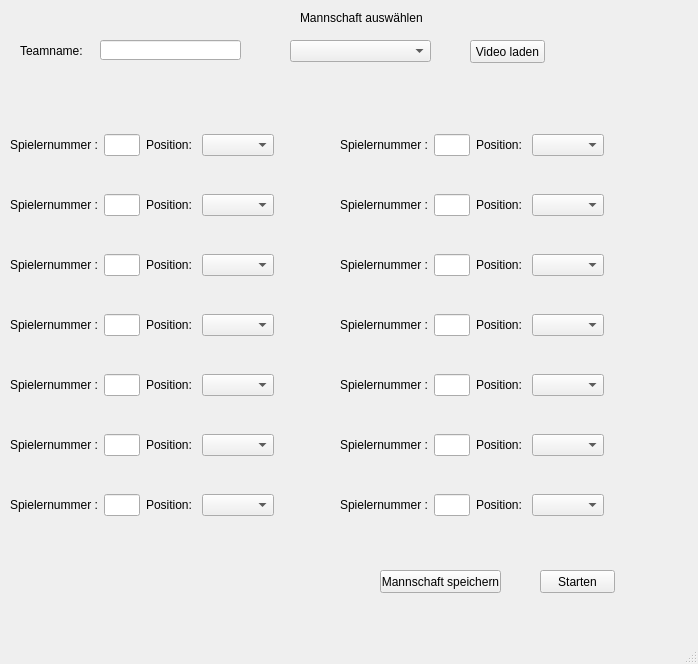
<?xml version="1.0" encoding="UTF-8"?>
<ui version="4.0">
 <class>MainWindow</class>
 <widget class="QMainWindow" name="MainWindow">
  <property name="geometry">
   <rect>
    <x>0</x>
    <y>0</y>
    <width>698</width>
    <height>664</height>
   </rect>
  </property>
  <property name="sizeIncrement">
   <size>
    <width>30</width>
    <height>0</height>
   </size>
  </property>
  <property name="windowTitle">
   <string>MainWindow</string>
  </property>
  <widget class="QWidget" name="centralwidget">
   <widget class="QLabel" name="label">
    <property name="geometry">
     <rect>
      <x>20</x>
      <y>40</y>
      <width>71</width>
      <height>21</height>
     </rect>
    </property>
    <property name="text">
     <string>Teamname:</string>
    </property>
   </widget>
   <widget class="QWidget" name="gridLayoutWidget_2">
    <property name="geometry">
     <rect>
      <x>10</x>
      <y>120</y>
      <width>264</width>
      <height>51</height>
     </rect>
    </property>
    <layout class="QGridLayout" name="gridLayout_2">
     <item row="1" column="1">
      <widget class="QLineEdit" name="lineEdit_2">
       <property name="maximumSize">
        <size>
         <width>167772</width>
         <height>16777215</height>
        </size>
       </property>
       <property name="maxLength">
        <number>3276</number>
       </property>
      </widget>
     </item>
     <item row="1" column="3">
      <widget class="QComboBox" name="comboBox_2">
       <property name="sizeIncrement">
        <size>
         <width>1000</width>
         <height>0</height>
        </size>
       </property>
      </widget>
     </item>
     <item row="1" column="0">
      <widget class="QLabel" name="label_3">
       <property name="text">
        <string>Spielernummer :</string>
       </property>
      </widget>
     </item>
     <item row="1" column="2">
      <widget class="QLabel" name="label_2">
       <property name="text">
        <string>Position: </string>
       </property>
      </widget>
     </item>
    </layout>
   </widget>
   <widget class="QWidget" name="gridLayoutWidget_3">
    <property name="geometry">
     <rect>
      <x>10</x>
      <y>180</y>
      <width>264</width>
      <height>51</height>
     </rect>
    </property>
    <layout class="QGridLayout" name="gridLayout_3">
     <item row="1" column="1">
      <widget class="QLineEdit" name="lineEdit_3">
       <property name="maximumSize">
        <size>
         <width>167772</width>
         <height>16777215</height>
        </size>
       </property>
       <property name="maxLength">
        <number>3276</number>
       </property>
      </widget>
     </item>
     <item row="1" column="3">
      <widget class="QComboBox" name="comboBox_3">
       <property name="sizeIncrement">
        <size>
         <width>1000</width>
         <height>0</height>
        </size>
       </property>
      </widget>
     </item>
     <item row="1" column="0">
      <widget class="QLabel" name="label_4">
       <property name="text">
        <string>Spielernummer :</string>
       </property>
      </widget>
     </item>
     <item row="1" column="2">
      <widget class="QLabel" name="label_5">
       <property name="text">
        <string>Position: </string>
       </property>
      </widget>
     </item>
    </layout>
   </widget>
   <widget class="QWidget" name="gridLayoutWidget_4">
    <property name="geometry">
     <rect>
      <x>10</x>
      <y>240</y>
      <width>264</width>
      <height>51</height>
     </rect>
    </property>
    <layout class="QGridLayout" name="gridLayout_4">
     <item row="1" column="1">
      <widget class="QLineEdit" name="lineEdit_4">
       <property name="maximumSize">
        <size>
         <width>167772</width>
         <height>16777215</height>
        </size>
       </property>
       <property name="maxLength">
        <number>3276</number>
       </property>
      </widget>
     </item>
     <item row="1" column="3">
      <widget class="QComboBox" name="comboBox_4">
       <property name="sizeIncrement">
        <size>
         <width>1000</width>
         <height>0</height>
        </size>
       </property>
      </widget>
     </item>
     <item row="1" column="0">
      <widget class="QLabel" name="label_6">
       <property name="text">
        <string>Spielernummer :</string>
       </property>
      </widget>
     </item>
     <item row="1" column="2">
      <widget class="QLabel" name="label_7">
       <property name="text">
        <string>Position: </string>
       </property>
      </widget>
     </item>
    </layout>
   </widget>
   <widget class="QWidget" name="gridLayoutWidget_5">
    <property name="geometry">
     <rect>
      <x>10</x>
      <y>300</y>
      <width>264</width>
      <height>51</height>
     </rect>
    </property>
    <layout class="QGridLayout" name="gridLayout_5">
     <item row="1" column="1">
      <widget class="QLineEdit" name="lineEdit_5">
       <property name="maximumSize">
        <size>
         <width>167772</width>
         <height>16777215</height>
        </size>
       </property>
       <property name="maxLength">
        <number>3276</number>
       </property>
      </widget>
     </item>
     <item row="1" column="3">
      <widget class="QComboBox" name="comboBox_5">
       <property name="sizeIncrement">
        <size>
         <width>1000</width>
         <height>0</height>
        </size>
       </property>
      </widget>
     </item>
     <item row="1" column="0">
      <widget class="QLabel" name="label_8">
       <property name="text">
        <string>Spielernummer :</string>
       </property>
      </widget>
     </item>
     <item row="1" column="2">
      <widget class="QLabel" name="label_9">
       <property name="text">
        <string>Position: </string>
       </property>
      </widget>
     </item>
    </layout>
   </widget>
   <widget class="QWidget" name="gridLayoutWidget_6">
    <property name="geometry">
     <rect>
      <x>10</x>
      <y>360</y>
      <width>264</width>
      <height>51</height>
     </rect>
    </property>
    <layout class="QGridLayout" name="gridLayout_6">
     <item row="1" column="1">
      <widget class="QLineEdit" name="lineEdit_6">
       <property name="maximumSize">
        <size>
         <width>167772</width>
         <height>16777215</height>
        </size>
       </property>
       <property name="maxLength">
        <number>3276</number>
       </property>
      </widget>
     </item>
     <item row="1" column="3">
      <widget class="QComboBox" name="comboBox_6">
       <property name="sizeIncrement">
        <size>
         <width>1000</width>
         <height>0</height>
        </size>
       </property>
      </widget>
     </item>
     <item row="1" column="0">
      <widget class="QLabel" name="label_10">
       <property name="text">
        <string>Spielernummer :</string>
       </property>
      </widget>
     </item>
     <item row="1" column="2">
      <widget class="QLabel" name="label_11">
       <property name="text">
        <string>Position: </string>
       </property>
      </widget>
     </item>
    </layout>
   </widget>
   <widget class="QWidget" name="gridLayoutWidget_7">
    <property name="geometry">
     <rect>
      <x>10</x>
      <y>420</y>
      <width>264</width>
      <height>51</height>
     </rect>
    </property>
    <layout class="QGridLayout" name="gridLayout_7">
     <item row="1" column="1">
      <widget class="QLineEdit" name="lineEdit_7">
       <property name="maximumSize">
        <size>
         <width>167772</width>
         <height>16777215</height>
        </size>
       </property>
       <property name="maxLength">
        <number>3276</number>
       </property>
      </widget>
     </item>
     <item row="1" column="3">
      <widget class="QComboBox" name="comboBox_7">
       <property name="sizeIncrement">
        <size>
         <width>1000</width>
         <height>0</height>
        </size>
       </property>
      </widget>
     </item>
     <item row="1" column="0">
      <widget class="QLabel" name="label_12">
       <property name="text">
        <string>Spielernummer :</string>
       </property>
      </widget>
     </item>
     <item row="1" column="2">
      <widget class="QLabel" name="label_13">
       <property name="text">
        <string>Position: </string>
       </property>
      </widget>
     </item>
    </layout>
   </widget>
   <widget class="QWidget" name="gridLayoutWidget_8">
    <property name="geometry">
     <rect>
      <x>10</x>
      <y>480</y>
      <width>264</width>
      <height>51</height>
     </rect>
    </property>
    <layout class="QGridLayout" name="gridLayout_8">
     <item row="1" column="1">
      <widget class="QLineEdit" name="lineEdit_8">
       <property name="maximumSize">
        <size>
         <width>167772</width>
         <height>16777215</height>
        </size>
       </property>
       <property name="maxLength">
        <number>3276</number>
       </property>
      </widget>
     </item>
     <item row="1" column="3">
      <widget class="QComboBox" name="comboBox_8">
       <property name="sizeIncrement">
        <size>
         <width>1000</width>
         <height>0</height>
        </size>
       </property>
      </widget>
     </item>
     <item row="1" column="0">
      <widget class="QLabel" name="label_14">
       <property name="text">
        <string>Spielernummer :</string>
       </property>
      </widget>
     </item>
     <item row="1" column="2">
      <widget class="QLabel" name="label_15">
       <property name="text">
        <string>Position: </string>
       </property>
      </widget>
     </item>
    </layout>
   </widget>
   <widget class="QWidget" name="gridLayoutWidget_9">
    <property name="geometry">
     <rect>
      <x>340</x>
      <y>120</y>
      <width>264</width>
      <height>51</height>
     </rect>
    </property>
    <layout class="QGridLayout" name="gridLayout_9">
     <item row="1" column="1">
      <widget class="QLineEdit" name="lineEdit_9">
       <property name="maximumSize">
        <size>
         <width>167772</width>
         <height>16777215</height>
        </size>
       </property>
       <property name="maxLength">
        <number>3276</number>
       </property>
      </widget>
     </item>
     <item row="1" column="3">
      <widget class="QComboBox" name="comboBox_9">
       <property name="sizeIncrement">
        <size>
         <width>1000</width>
         <height>0</height>
        </size>
       </property>
      </widget>
     </item>
     <item row="1" column="0">
      <widget class="QLabel" name="label_16">
       <property name="text">
        <string>Spielernummer :</string>
       </property>
      </widget>
     </item>
     <item row="1" column="2">
      <widget class="QLabel" name="label_17">
       <property name="text">
        <string>Position: </string>
       </property>
      </widget>
     </item>
    </layout>
   </widget>
   <widget class="QWidget" name="gridLayoutWidget_10">
    <property name="geometry">
     <rect>
      <x>340</x>
      <y>180</y>
      <width>264</width>
      <height>51</height>
     </rect>
    </property>
    <layout class="QGridLayout" name="gridLayout_10">
     <item row="1" column="1">
      <widget class="QLineEdit" name="lineEdit_10">
       <property name="maximumSize">
        <size>
         <width>167772</width>
         <height>16777215</height>
        </size>
       </property>
       <property name="maxLength">
        <number>3276</number>
       </property>
      </widget>
     </item>
     <item row="1" column="3">
      <widget class="QComboBox" name="comboBox_10">
       <property name="sizeIncrement">
        <size>
         <width>1000</width>
         <height>0</height>
        </size>
       </property>
      </widget>
     </item>
     <item row="1" column="0">
      <widget class="QLabel" name="label_18">
       <property name="text">
        <string>Spielernummer :</string>
       </property>
      </widget>
     </item>
     <item row="1" column="2">
      <widget class="QLabel" name="label_19">
       <property name="text">
        <string>Position: </string>
       </property>
      </widget>
     </item>
    </layout>
   </widget>
   <widget class="QWidget" name="gridLayoutWidget_11">
    <property name="geometry">
     <rect>
      <x>340</x>
      <y>240</y>
      <width>264</width>
      <height>51</height>
     </rect>
    </property>
    <layout class="QGridLayout" name="gridLayout_11">
     <item row="1" column="1">
      <widget class="QLineEdit" name="lineEdit_11">
       <property name="maximumSize">
        <size>
         <width>167772</width>
         <height>16777215</height>
        </size>
       </property>
       <property name="maxLength">
        <number>3276</number>
       </property>
      </widget>
     </item>
     <item row="1" column="3">
      <widget class="QComboBox" name="comboBox_11">
       <property name="sizeIncrement">
        <size>
         <width>1000</width>
         <height>0</height>
        </size>
       </property>
      </widget>
     </item>
     <item row="1" column="0">
      <widget class="QLabel" name="label_20">
       <property name="text">
        <string>Spielernummer :</string>
       </property>
      </widget>
     </item>
     <item row="1" column="2">
      <widget class="QLabel" name="label_21">
       <property name="text">
        <string>Position: </string>
       </property>
      </widget>
     </item>
    </layout>
   </widget>
   <widget class="QWidget" name="gridLayoutWidget_12">
    <property name="geometry">
     <rect>
      <x>340</x>
      <y>300</y>
      <width>264</width>
      <height>51</height>
     </rect>
    </property>
    <layout class="QGridLayout" name="gridLayout_12">
     <item row="1" column="1">
      <widget class="QLineEdit" name="lineEdit_12">
       <property name="maximumSize">
        <size>
         <width>167772</width>
         <height>16777215</height>
        </size>
       </property>
       <property name="maxLength">
        <number>3276</number>
       </property>
      </widget>
     </item>
     <item row="1" column="3">
      <widget class="QComboBox" name="comboBox_12">
       <property name="sizeIncrement">
        <size>
         <width>1000</width>
         <height>0</height>
        </size>
       </property>
      </widget>
     </item>
     <item row="1" column="0">
      <widget class="QLabel" name="label_22">
       <property name="text">
        <string>Spielernummer :</string>
       </property>
      </widget>
     </item>
     <item row="1" column="2">
      <widget class="QLabel" name="label_23">
       <property name="text">
        <string>Position: </string>
       </property>
      </widget>
     </item>
    </layout>
   </widget>
   <widget class="QWidget" name="gridLayoutWidget_13">
    <property name="geometry">
     <rect>
      <x>340</x>
      <y>360</y>
      <width>264</width>
      <height>51</height>
     </rect>
    </property>
    <layout class="QGridLayout" name="gridLayout_13">
     <item row="1" column="1">
      <widget class="QLineEdit" name="lineEdit_13">
       <property name="maximumSize">
        <size>
         <width>167772</width>
         <height>16777215</height>
        </size>
       </property>
       <property name="maxLength">
        <number>3276</number>
       </property>
      </widget>
     </item>
     <item row="1" column="3">
      <widget class="QComboBox" name="comboBox_13">
       <property name="sizeIncrement">
        <size>
         <width>1000</width>
         <height>0</height>
        </size>
       </property>
      </widget>
     </item>
     <item row="1" column="0">
      <widget class="QLabel" name="label_24">
       <property name="text">
        <string>Spielernummer :</string>
       </property>
      </widget>
     </item>
     <item row="1" column="2">
      <widget class="QLabel" name="label_25">
       <property name="text">
        <string>Position: </string>
       </property>
      </widget>
     </item>
    </layout>
   </widget>
   <widget class="QWidget" name="gridLayoutWidget_14">
    <property name="geometry">
     <rect>
      <x>340</x>
      <y>420</y>
      <width>264</width>
      <height>51</height>
     </rect>
    </property>
    <layout class="QGridLayout" name="gridLayout_14">
     <item row="1" column="1">
      <widget class="QLineEdit" name="lineEdit_14">
       <property name="maximumSize">
        <size>
         <width>167772</width>
         <height>16777215</height>
        </size>
       </property>
       <property name="maxLength">
        <number>3276</number>
       </property>
      </widget>
     </item>
     <item row="1" column="3">
      <widget class="QComboBox" name="comboBox_14">
       <property name="sizeIncrement">
        <size>
         <width>1000</width>
         <height>0</height>
        </size>
       </property>
      </widget>
     </item>
     <item row="1" column="0">
      <widget class="QLabel" name="label_26">
       <property name="text">
        <string>Spielernummer :</string>
       </property>
      </widget>
     </item>
     <item row="1" column="2">
      <widget class="QLabel" name="label_27">
       <property name="text">
        <string>Position: </string>
       </property>
      </widget>
     </item>
    </layout>
   </widget>
   <widget class="QWidget" name="gridLayoutWidget_15">
    <property name="geometry">
     <rect>
      <x>340</x>
      <y>480</y>
      <width>264</width>
      <height>51</height>
     </rect>
    </property>
    <layout class="QGridLayout" name="gridLayout_15">
     <item row="1" column="1">
      <widget class="QLineEdit" name="lineEdit_15">
       <property name="maximumSize">
        <size>
         <width>167772</width>
         <height>16777215</height>
        </size>
       </property>
       <property name="maxLength">
        <number>3276</number>
       </property>
      </widget>
     </item>
     <item row="1" column="3">
      <widget class="QComboBox" name="comboBox_15">
       <property name="sizeIncrement">
        <size>
         <width>1000</width>
         <height>0</height>
        </size>
       </property>
      </widget>
     </item>
     <item row="1" column="0">
      <widget class="QLabel" name="label_28">
       <property name="text">
        <string>Spielernummer :</string>
       </property>
      </widget>
     </item>
     <item row="1" column="2">
      <widget class="QLabel" name="label_29">
       <property name="text">
        <string>Position: </string>
       </property>
      </widget>
     </item>
    </layout>
   </widget>
   <widget class="QPushButton" name="pushButton">
    <property name="geometry">
     <rect>
      <x>380</x>
      <y>570</y>
      <width>121</width>
      <height>23</height>
     </rect>
    </property>
    <property name="text">
     <string>Mannschaft speichern</string>
    </property>
   </widget>
   <widget class="QPushButton" name="pushButton_2">
    <property name="geometry">
     <rect>
      <x>540</x>
      <y>570</y>
      <width>75</width>
      <height>23</height>
     </rect>
    </property>
    <property name="text">
     <string>Starten</string>
    </property>
   </widget>
   <widget class="QPushButton" name="pushButton_3">
    <property name="geometry">
     <rect>
      <x>470</x>
      <y>40</y>
      <width>75</width>
      <height>23</height>
     </rect>
    </property>
    <property name="text">
     <string>Video laden</string>
    </property>
   </widget>
   <widget class="QLineEdit" name="lineEdit">
    <property name="geometry">
     <rect>
      <x>100</x>
      <y>40</y>
      <width>141</width>
      <height>20</height>
     </rect>
    </property>
   </widget>
   <widget class="QComboBox" name="comboBox">
    <property name="geometry">
     <rect>
      <x>290</x>
      <y>40</y>
      <width>141</width>
      <height>22</height>
     </rect>
    </property>
   </widget>
   <widget class="QLabel" name="label_32">
    <property name="geometry">
     <rect>
      <x>300</x>
      <y>10</y>
      <width>151</width>
      <height>16</height>
     </rect>
    </property>
    <property name="text">
     <string>Mannschaft auswählen</string>
    </property>
   </widget>
  </widget>
  <widget class="QMenuBar" name="menubar">
   <property name="geometry">
    <rect>
     <x>0</x>
     <y>0</y>
     <width>698</width>
     <height>21</height>
    </rect>
   </property>
  </widget>
  <widget class="QStatusBar" name="statusbar"/>
 </widget>
 <resources/>
 <connections/>
</ui>
